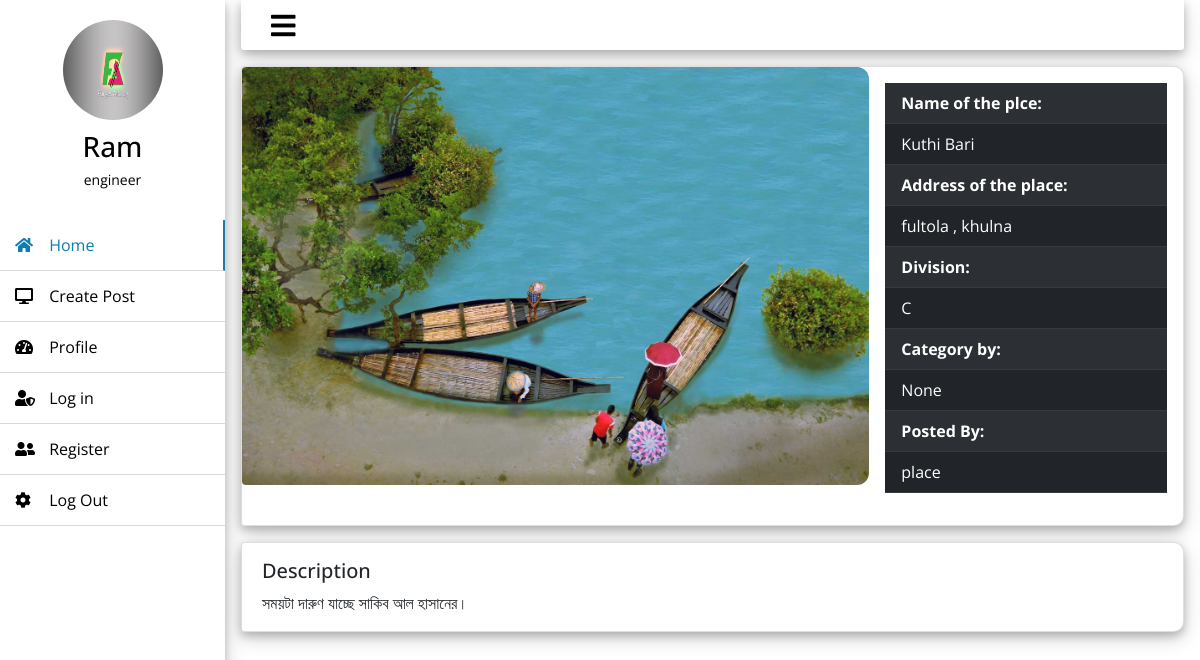
Screenshot of /place/1/ (signed in) with the database file from the repository.
### place/models.py (models this page shows, shortened)
class Place(models.Model):
    DHAKA = 'D'
    CHITAGONG = 'C'
    RAJSHAHI = 'R'
    KHULNA = 'K'
    BARISHAL = 'B'
    SHYLET = 'S'
    DIVISION_CHOICES = [
        (DHAKA,'Dhaka'),
        (CHITAGONG,'Chitagong'),
        (RAJSHAHI,'Rajshahi'),
        (KHULNA,'Khulna'),
        (BARISHAL,'Barishal'),
        (SHYLET,'Shylet'),
    ]
    image = models.ImageField(default='default.jpg', upload_to='place')
    title = models.CharField(max_length=255)
    address = models.CharField(max_length=50)
    division = models.CharField(
        max_length=20,
        choices=DIVISION_CHOICES,
        default=DHAKA
        )
    description = models.TextField()
    category = models.ForeignKey(
        Category,
        on_delete=models.SET_NULL,
        null=True,
        blank=True
        )
    author = models.ForeignKey(User, on_delete=models.PROTECT)

### user/models.py (models this page shows, shortened)
class Profile(models.Model):
    user = models.OneToOneField(User, on_delete=models.CASCADE)
    image = models.ImageField(default='default.jpg', upload_to='pro_pic')
    address = models.CharField(max_length=255, null=True, blank=True)
    profession = models.CharField(max_length=255, null=True, blank=True)
    hobby = models.CharField(max_length=255, null=True, blank=True)
    biography = models.TextField(null=True, blank=True)

### place/views.py (the view)
# urls.py: path('place/<int:pk>/', PlaceDetailView.as_view(), name='place-detail'),
class PlaceDetailView(DetailView):
    model = Place
    context_object_name = 'post'

### place/templates/place/place_detail.html
{% extends 'place/base.html' %}
{% load static %}
{% block content %}
<div style="max-height:;">
<div class="card mb-3 sdow rad">
  <div class="row g-0">
    <div class="col-md-8">
      <img
        src="{{ post.image.url }}"
        alt="..."
        class="img-fluid"
        style="border-radius: 4px 12px 12px 4px;"
      />
    </div>
    <div class="col-md-4">
      <div class="card-body">
        <div class=>
          <table class="table table-striped table-dark">
              <tr>
                <th class="px-3" scope="col" >Name of the plce:</th>
              </tr>
              <tr>
                <td class="px-3">{{post.title}}</td>
              </tr>
              <tr>
                <th class="px-3" scope="col">Address of the place:</th>
              </tr>
              <tr>
                <td class="px-3">{{post.address}}</td>
              </tr>
              <tr>
                <th class="px-3" scope="col">Division:</th>
              </tr>
              <tr>
                <td class="px-3">{{post.division}}</td>
              </tr>
              <tr>
                <th class="px-3" scope="col">Category by:</th>
              </tr>
              <tr>
                <td class="px-3">{{post.category}}</td>
              </tr>
              <tr>
                <th class="px-3" scope="col">Posted By:</th>
              </tr>
              <tr>
                <td class="px-3">{{post.author}}</td>
              </tr>
          </table>
        </div>
      </div>
    </div>
  </div>
</div>
<div class="card sdow rad px-3">
 <div class="row">
    <div class="card-body">
        <h5 class="card-title">Description</h5>
        <p class="card-text">{{ post.description }}</p>
    </div>
 </div>
</div>
</div>
{% endblock content %}

### place/templates/place/base.html (shortened to what this page needs)
<!DOCTYPE html>
{% load static %}
<html lang="en">
  <head>
    <link
      href="https://cdn.jsdelivr.net/npm/bootstrap@5.1.0/dist/css/bootstrap.min.css"
      rel="stylesheet"
    />
    <link
      rel="stylesheet"
      href="https://use.fontawesome.com/releases/v5.8.1/css/all.css"
    />
    <link rel="stylesheet" href="{% static 'place/main.css' %}" />
    <link rel="stylesheet" href="{% static 'place/form.css' %}" />
  </head>
  <body>
    <div class="contai">
      <div class="wrapper">
        <div class="section">
          <div class="top_navbar">
            <div class="hamburger">
              <a href="">
                <i class="fas fa-bars"></i>
              </a>
            </div>
          </div>
          <div class="mx-3 mt-3">
             {% block content %} {% endblock content %}
          </div>
        </div>
        <div class="sidebar">
          <div class="profile">
            <img src="{{ user.profile.image.url }}" alt="profile_picture" />
            <h3>{{user.username}}</h3>
            <p>{{ user.profile.profession}}</p>
          </div>
          <ul>
            <li>
              <a href="{% url 'place-list' %}" class="active">
                <span class="icon"><i class="fas fa-home"></i></span>
                <span class="item">Home</span>
              </a>
            </li>
            <li>
              <a href="{% url 'place-create' %}">
                <span class="icon"><i class="fas fa-desktop"></i></span>
                <span class="item">Create Post</span>
              </a>
            </li>
            <li>
              <a href="{% url 'user-profile' %}">
                <span class="icon"><i class="fas fa-tachometer-alt"></i></span>
                <span class="item">Profile</span>
              </a>
            </li>
            <li>
              <a href="{% url 'user-login' %}">
                <span class="icon"><i class="fas fa-user-shield"></i></span>
                <span class="item">Log in</span>
              </a>
            </li>
            <li>
              <a href="{% url 'user-register' %}">
                <span class="icon"><i class="fas fa-user-friends"></i></span>
                <span class="item">Register</span>
              </a>
            </li>
            <li>
              <a href="{% url 'user-logout' %}">
                <span class="icon"><i class="fas fa-cog"></i></span>
                <span class="item">Log Out</span>
              </a>
            </li>
          </ul>
        </div>
      </div>
    </div>
  </body>
</html>

### place/static/place/main.css (style rules this page uses)
* { list-style: none; text-decoration: none; margin: 0; padding: 0; box-sizing: border-box; font-family: 'Open Sans', sans-serif; }
body { background: #ffffff; }
.wrapper .sidebar { background: #ffffff; position: fixed; top: 0; left: 0; width: 225px; height: 100%; padding: 20px 0; transition: all 0.5s ease; box-shadow: 0 4px 8px 0 rgba(0, 0, 0, 0.2), 0 6px 20px 0 rgba(0, 0, 0, 0.19); }
.wrapper .sidebar .profile { margin-bottom: 30px; text-align: center; }
.wrapper .sidebar .profile img { display: block; width: 100px; height: 100px; border-radius: 50%; margin: 0 auto; }
.wrapper .sidebar .profile h3 { color: #000000; margin: 10px 0 5px; }
.wrapper .sidebar .profile p { color: rgb(0, 0, 0); font-size: 14px; }
.wrapper .sidebar ul { padding-left: 0px; }
.wrapper .sidebar ul li a { text-decoration: none; display: block; padding: 13px 15px; border-bottom: 1px solid #dadada; color: rgb(0, 0, 0); font-size: 16px; position: relative; }
.wrapper .sidebar ul li a .icon { color: #000000; width: 30px; display: inline-block; }
.wrapper .sidebar ul li a:hover, .wrapper .sidebar ul li a.active { color: #0c7db1; border-right: 2px solid rgb(33, 123, 165); }
.wrapper .sidebar ul li a:hover .icon, .wrapper .sidebar ul li a.active .icon { color: #0c7db1; }
.wrapper .sidebar ul li a:hover:before, .wrapper .sidebar ul li a.active:before { display: block; }
.wrapper .section { width: calc(100% - 225px); margin-left: 225px; transition: all 0.5s ease; }
.wrapper .section .top_navbar { background: rgb(255, 255, 255); height: 50px; display: flex; align-items: center; padding: 0 30px; border-radius: 1px 1px 3px 3px; margin-left: 16px; margin-right: 16px; box-shadow: 0 4px 8px 0 rgba(0, 0, 0, 0.2), 0 6px 20px 0 rgba(0, 0, 0, 0.19); }
.wrapper .section .top_navbar .hamburger a { font-size: 28px; color: #000000; }
.sdow { box-shadow: 0 4px 8px 0 rgba(0, 0, 0, 0.2), 0 6px 20px 0 rgba(0, 0, 0, 0.19); }
.rad { border-radius: 3px 10px 10px 3px; }

### rows the page displays
Place: image (picture), title "Kuthi Bari", address "fultola , khulna", division "C", category "None", author "place", description "সময়টা দারুণ যাচ্ছে সাকিব আল হাসানের।"

### other values shown
{{ user.username }} "Ram"
{{ user.profile.profession }} "engineer"
